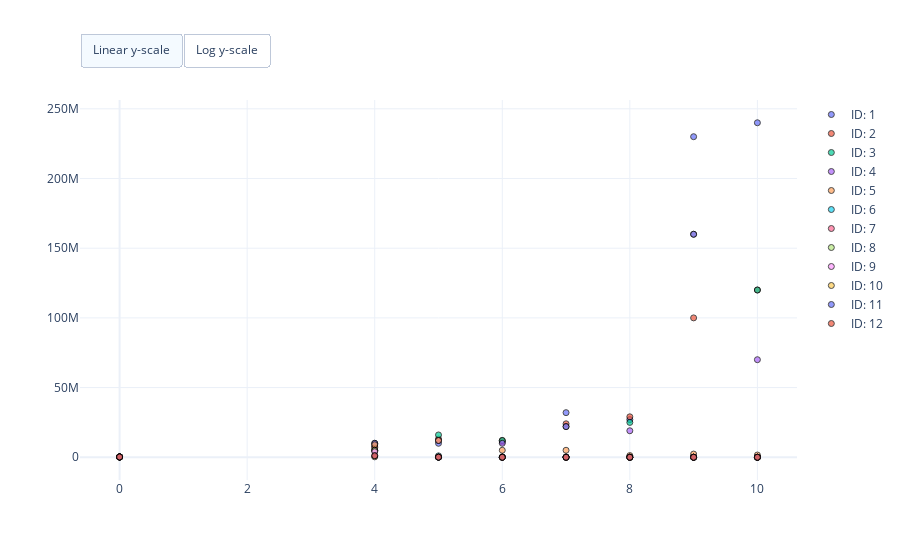

The notebook cell saved with this chart:
### Markdown cell above
## Show data

### Code cell
# Import data
directory = os.path.dirname(os.path.dirname(os.getcwd()))
data = pd.read_csv(directory + '/data/who_m_ciprofloxacin.csv')

# Create figure
fig = chi.plots.PDTimeSeriesPlot()
fig.add_data(data)
fig.show()

### Figure 1 — Plotly figure (JSON) as saved in the notebook; plotly's stock layout.template omitted (floating-point values rounded to 4 significant figures)
{"data": [{"marker": {"color": "#636EFA", "line": {"color": "black", "width": 1}, "opacity": 0.7, "symbol": "circle"}, "mode": "markers", "name": "ID: 1", "showlegend": true, "type": "scatter", "x": [0, 4, 5, 6, 7, 8, 9, 10], "y": [200000, 8000000, 10000000, 11000000, 32000000, 27000000, 230000000, 240000000]}, {"marker": {"color": "#EF553B", "line": {"color": "black", "width": 1}, "opacity": 0.7, "symbol": "circle"}, "mode": "markers", "name": "ID: 2", "showlegend": true, "type": "scatter", "x": [0, 4, 5, 6, 7, 8, 9, 10], "y": [200000, 7000000, 13000000, 12000000, 24000000, 29000000, 100000000, 120000000]}, {"marker": {"color": "#00CC96", "line": {"color": "black", "width": 1}, "opacity": 0.7, "symbol": "circle"}, "mode": "markers", "name": "ID: 3", "showlegend": true, "type": "scatter", "x": [0, 4, 5, 6, 7, 8, 9, 10], "y": [200000, 10000000, 16000000, 12000000, 22000000, 25000000, 160000000, 120000000]}, {"marker": {"color": "#AB63FA", "line": {"color": "black", "width": 1}, "opacity": 0.7, "symbol": "circle"}, "mode": "markers", "name": "ID: 4", "showlegend": true, "type": "scatter", "x": [0, 4, 5, 6, 7, 8, 9, 10], "y": [200000, 10000000, 12000000, 10000000, 22000000, 19000000, 160000000, 70000000]}, {"marker": {"color": "#FFA15A", "line": {"color": "black", "width": 1}, "opacity": 0.7, "symbol": "circle"}, "mode": "markers", "name": "ID: 5", "showlegend": true, "type": "scatter", "x": [0, 4, 5, 6, 7, 8, 9, 10], "y": [200000, 9000000, 12000000, 5000000, 5000000, 1200000, 2300000, 1600000]}, {"marker": {"color": "#19D3F3", "line": {"color": "black", "width": 1}, "opacity": 0.7, "symbol": "circle"}, "mode": "markers", "name": "ID: 6", "showlegend": true, "type": "scatter", "x": [0, 4, 5, 6, 7, 8, 9, 10], "y": [200000, 5000000, 1000000, 300000, 130000, 60000, 40000, 4000]}, {"marker": {"color": "#FF6692", "line": {"color": "black", "width": 1}, "opacity": 0.7, "symbol": "circle"}, "mode": "markers", "name": "ID: 7", "showlegend": true, "type": "scatter", "x": [0, 4, 5, 6, 7, 8, 9, 10], "y": [200000, 5000000, 130000, 30000, 40000, 8000, 6000, 2000]}, {"marker": {"color": "#B6E880", "line": {"color": "black", "width": 1}, "opacity": 0.7, "symbol": "circle"}, "mode": "markers", "name": "ID: 8", "showlegend": true, "type": "scatter", "x": [0, 4, 5, 6, 7, 8, 9, 10], "y": [200000, 5000000, 70000, 40000, 13000, 6000, 4000, 1800]}, {"marker": {"color": "#FF97FF", "line": {"color": "black", "width": 1}, "opacity": 0.7, "symbol": "circle"}, "mode": "markers", "name": "ID: 9", "showlegend": true, "type": "scatter", "x": [0, 4, 5, 6, 7, 8, 9, 10], "y": [200000, 4000000, 60000, 3000, 6000, 600, 4000, 900]}, {"marker": {"color": "#FECB52", "line": {"color": "black", "width": 1}, "opacity": 0.7, "symbol": "circle"}, "mode": "markers", "name": "ID: 10", "showlegend": true, "type": "scatter", "x": [0, 4, 5, 6, 7, 8, 9, 10], "y": [200000, 300000, 30000, 4000, 4000, 900, 900, 700]}, {"marker": {"color": "#636EFA", "line": {"color": "black", "width": 1}, "opacity": 0.7, "symbol": "circle"}, "mode": "markers", "name": "ID: 11", "showlegend": true, "type": "scatter", "x": [0, 4, 5, 6, 7, 8, 9, 10], "y": [200000, 1100000, 30000, 6000, 5000, 1600, 1100, 600]}, {"marker": {"color": "#EF553B", "line": {"color": "black", "width": 1}, "opacity": 0.7, "symbol": "circle"}, "mode": "markers", "name": "ID: 12", "showlegend": true, "type": "scatter", "x": [0, 4, 5, 6, 7, 8, 9, 10], "y": [200000, 1100000, 100000, 5000, 7000, 1100, 1000, 600]}], "layout": {"autosize": true, "updatemenus": [{"buttons": [{"args": [{"yaxis.type": "linear"}], "label": "Linear y-scale", "method": "relayout"}, {"args": [{"yaxis.type": "log"}], "label": "Log y-scale", "method": "relayout"}], "direction": "left", "pad": {"r": 0, "t": -10}, "showactive": true, "type": "buttons", "x": 0, "xanchor": "left", "y": 1.15, "yanchor": "top"}]}}
